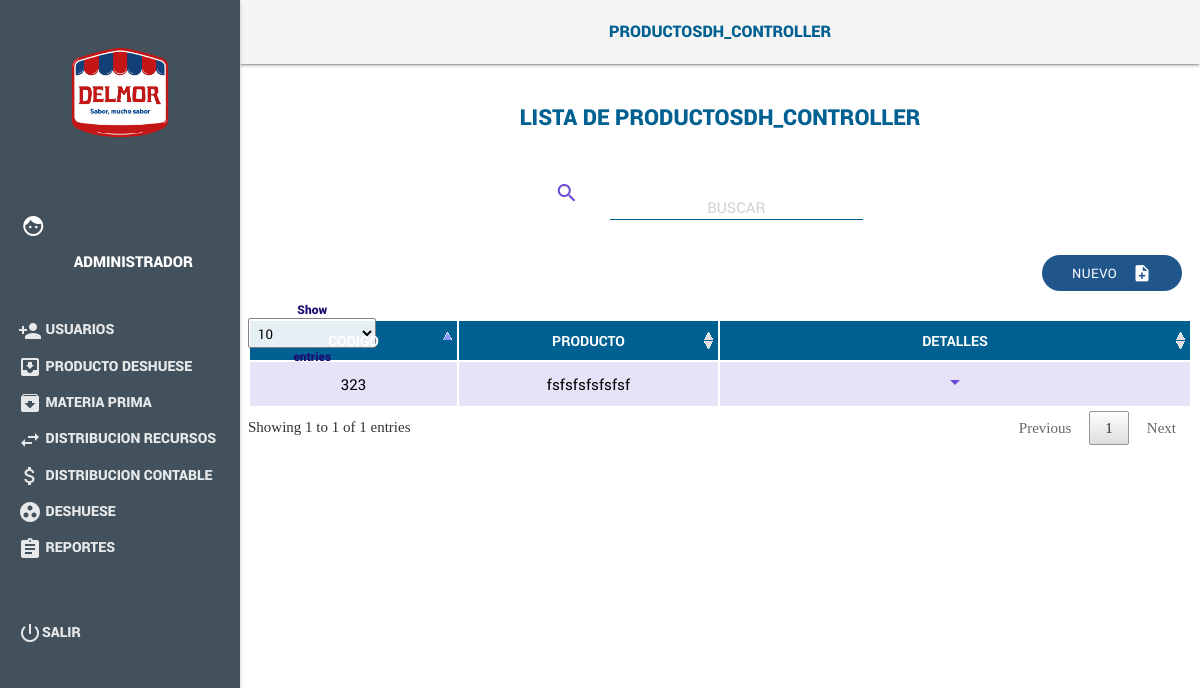
Before: /index.php/productosdh_controller with the older database file.
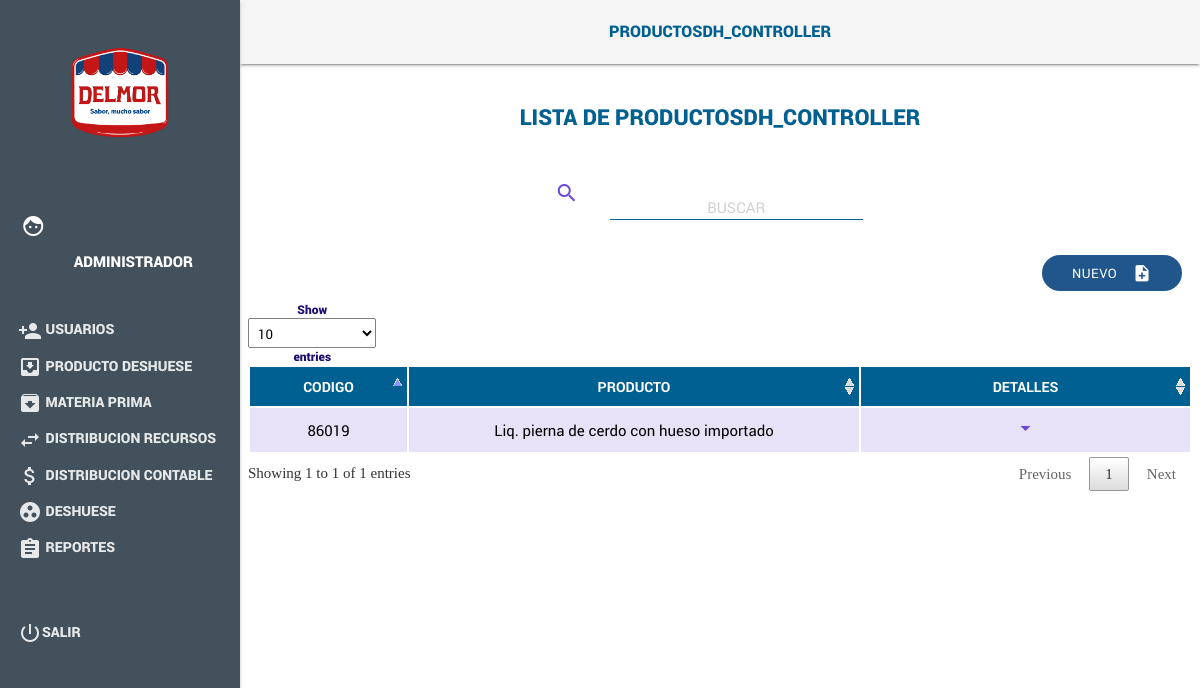
After: the same page with the newer database file.
### tables this page shows
CREATE TABLE `productosdh` (
  `IdProductodh` int(255) NOT NULL AUTO_INCREMENT,
  `Codigo` int(255) DEFAULT NULL,
  `Producto` varchar(255) DEFAULT NULL,
  `Materia_prima` int(255) DEFAULT NULL,
  `Descripcion` varchar(255) DEFAULT NULL,
  `Calculo_base` double(255,3) DEFAULT NULL,
  PRIMARY KEY (`IdProductodh`) USING BTREE
);

### application/controllers/ProductosDH_controller.php (called while the page is built, shortened)
<?php
class ProductosDH_controller extends CI_Controller
{
  function __construct()
  {
    $this->load->library("session");
    $this->load->model("ProductosDH_model");
  }
  public function index()
  {
    $data["prod"] = $this->ProductosDH_model->getProductos();
    $this->load->view("header/header");
    $this->load->view("pages/menu");
    $this->load->view("ProductosDH/ProductosDH",$data);
    $this->load->view("footer/footer");
    $this->load->view("jsview/jsProductos");
  }
}
?>

### index.php (called while the page is built, shortened)
<?php
require_once BASEPATH.'core/CodeIgniter.php';

### application/models/ProductosDH_model.php (called while the page is built, shortened)
<?php
class ProductosDH_model extends CI_Model
{
  public function getProductos()
  {
    $this->db->group_by("Codigo");
    $query = $this->db->get("productosdh");
    if ($query->num_rows() > 0) {
      return $query->result_array();
    }
    return 0;
  }
}
?>

### application/views/ProductosDH/ProductosDH.php (the view, shortened to what this page needs)
<header class="demo-header mdl-layout__header ">
    <div class="centrado  ColorHeader"><span class=" title"><?php echo $this->uri->segment(1);?></span></div>
</header>
<main class="mdl-layout__content mdl-color--grey-100">
    <div class="mdl-grid demo-content">
        <div class="row TextColor center">lista de <?php echo $this->uri->segment(1);?></div>
        <div class="row" style="width:100%">
            <div class="container">
                <div class="Buscar row column">
                    <div class="col s1 m1 l1 offset-l3 offset-m2"><i class="material-icons ColorS">search</i></div>
                    <div class="input-field col s11 m6 l5">
                        <input  id="searchMain" type="text" placeholder="Buscar" class="validate mayuscula">
                    </div>
                </div>
            </div>
            <div style="margin-right: 10px; margin-bottom: 10px;" class="right m12" id="">
                <button id="newProd" class="Btnadd btn waves-effect waves-light">Nuevo
                    <i class="material-icons right">note_add</i>
                </button>
            </div>
            <div class="row center">
                <table class="table striped RobotoR" id="tblProductosdh">
                    <thead>
                    <tr>
                        <th>Codigo</th>
                        <th>Producto</th>
                        <th>Detalles</th>
                    </tr>
                    </thead>
                    <tbody>
                        <?php
                          if (!$prod) {
                          }else{
                            foreach ($prod as $key) {
                              echo "
                                <tr>
                                    <td>".$key["Codigo"]."</td>
                                    <td>".$key["Producto"]."</td>
                                    <td class='center detalles'>
                                      <i id='more".$key["Codigo"]."' class='material-icons'>arrow_drop_down</i>
                                      <i id='less".$key["Codigo"]."' style='display:none;' class='material-icons'>arrow_drop_up</i>
                                        <div id='loader".$key['Codigo']."' style='display:none;' class='preloader-wrapper small active'>
                                            <div class='spinner-layer spinner-blue-only'>
                                                <div style='overflow: visible!important;' class='circle-clipper left'>
                                                    <div class='circle'></div>
                                                </div>
                                                <div class='gap-patch'>
                                                    <div class='circle'></div>
                                                </div>
                                                <div style='overflow: visible!important;' class='circle-clipper right'>
                                                    <div class='circle'></div>
                                                </div>
                                            </div>
                                        </div>
                                    </td>
                                </tr>
                              ";
                            }
                          }
                        ?>
                    </tbody>
                </table>
            </div>
        </div>
    </div>
</main>

Changed rows visible on the page:
changed productosdh: Codigo "323" → "86019"; Producto "fsfsfsfsfsfsf" → "Liq. pierna de cerdo con hueso importado"
